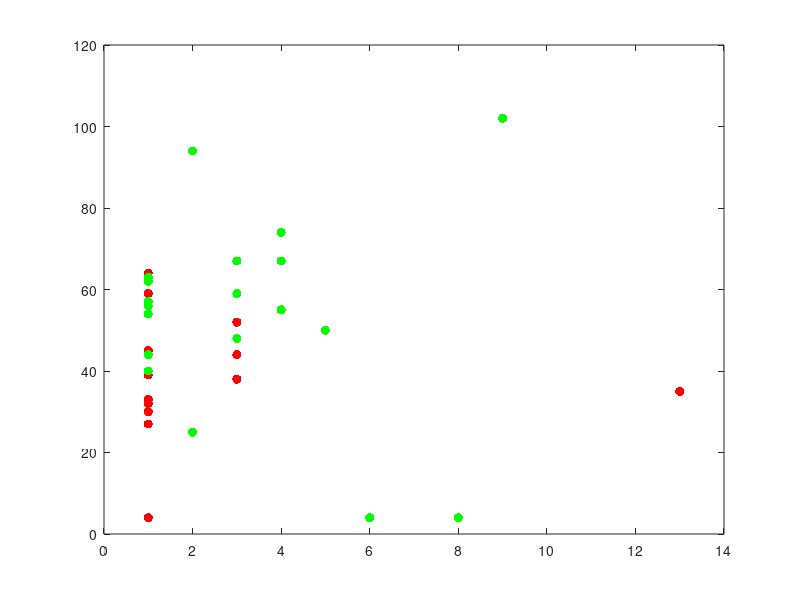

MATLAB code to generate this figure:
feat_lecture = [13     1     1     1     1     1     1     1     1     1     1     3     1     3     3     1     1  1     3     2     5     6     1     1     1     1     2     3     9     1     4     1     4     8   4     3;35    33    40    39    30    30    59     4    27    45    64    38    45    52    44    27    32  44    59    94    50     4    63    62    40    54    25    48   102    56    67    57    74     4  55    67]';

labels_lecture = [0,0,0,0,0,0,0,0,0,0,0,0,0,0,0,0,0,1,1,1,1,1,1,1,1,1,1,1,1,1,1,1,1,1,1,1]';

plot(feat_lecture(labels_lecture==0,1), feat_lecture(labels_lecture==0,2), 'r.', 'markersize', 20)
hold on
plot(feat_lecture(labels_lecture==1,1), feat_lecture(labels_lecture==1,2), 'g.', 'markersize', 20)
hold off

feat1 = feat_lecture(:,1);
feat2 = feat_lecture(:,2);


%%
% 2-fold CV Logistic regression

% This will look familiar, since I'm using the same general structure as I
% used for KNN & lDA

% First look at labels:  We want our data to be balanced within each fold
labels_lecture
% Logistic regression uses 1/0 as dependent variable, so we will change
%labels_lecture = labels_lecture -1;


% I'm being lazy here.  You should randomly select the data for your folds.
%  You will adapt the homework to do so.
%cv_groups = [ones(1, 25), 2*ones(1, 25), ones(1, 25), 2*ones(1, 25)];

g1= repmat([1:6], 1,3);
g1 = g1(randperm(18));
g2 = repmat([1:6], 1,3);
g2 = g2(randperm(18));
    
cv_groups = [g1, g2];

k=10;
pred = zeros(size(labels_lecture)); % vector to hold predictions

for fold=1:6
    %seperating into test and train
  test = feat_lecture(cv_groups == fold,:);  
  train = feat_lecture(cv_groups ~= fold,:);
 
  labels_train = labels_lecture(cv_groups ~= fold);
  
  nfeat = size(train, 2);
        % Normalization: Can do this without a loop, but I wanted it to be clear
        for n=1:nfeat
            mn_train = mean(train(:,n));
            sd_train = std(train(:,n));
            train(:,n) = (train(:,n)-mn_train)/sd_train;
            
            test(:,n) = (test(:,n)-mn_train)/sd_train;
        end
        
  %Similar to previous code
  ntest = size(test, 1);
  ntrain = size(train, 1);
  pred_test = zeros(1, ntest);
  for i=1:ntest
      dist_from_train = sqrt(sum((ones(ntrain,1)*test(i,:)-train).^2, 2));
      [reord, ord] = sort(dist_from_train);
      knn = labels_train(ord(1:k));
      p_g1 = mean(knn == 0);
      p_g2 = mean(knn == 1);
      if (p_g2<p_g1)
          pred_test(i)=0;
      elseif (p_g1<p_g2)
          pred_test(i)=1;
      else
          % Fix this to either be a coin flip 
          pred_test(i)=randperm(2,1) - 1; 
      end   
  end
  pred(cv_groups == fold) = pred_test;
end

%Comparing true with predicted labels
match = labels_lecture == pred;
accuracy_g1 = mean(match(labels_lecture == 0))
accuracy_g2 = mean(match(labels_lecture == 1))

%  Now adapt the above code for K folds and randomly sample the data, while
%  keeping labels balanced for each fold

